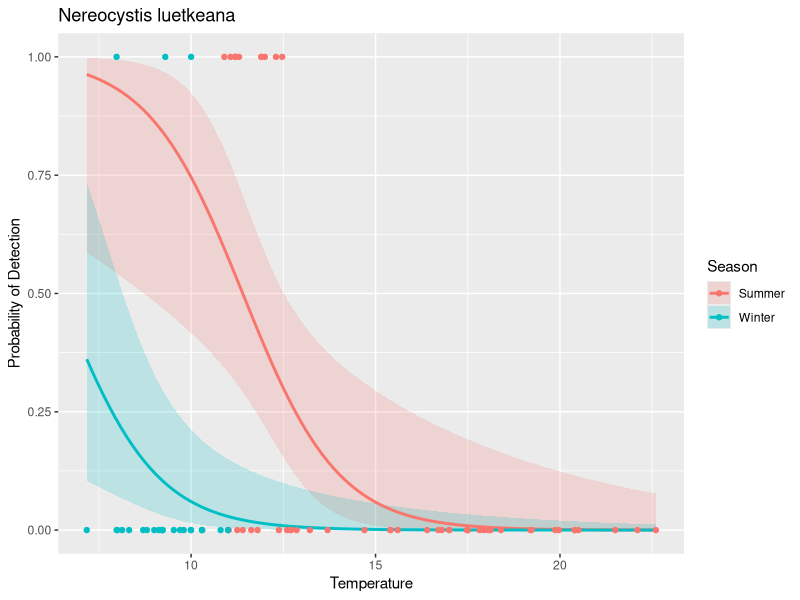
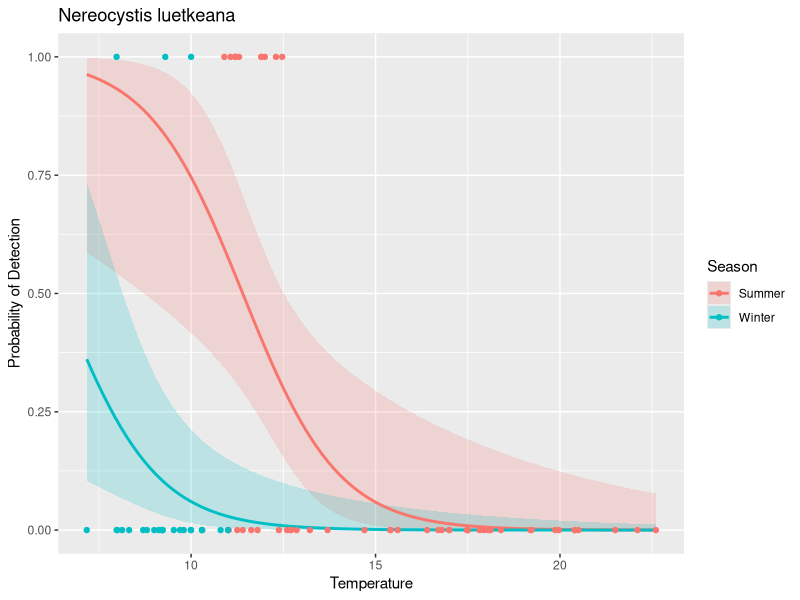

The R script that drew these images, in order:
# ============================================
# BENTHIC SPECIES LOGISTIC REGRESSION MODELS for PRESENCE/ABSENCE 
# Joe's first attempt 
# Last edited: 11/08/2021
# ============================================
library('tidyverse')
library('dplyr')
library('ggplot2')

# by.sample.species already has technical replicates merged
by.sample.species <- read_csv("../data/by.sample.species.csv")
species_annotated <- read.csv("../data/species_annotated.csv")
total_detections_by_species <- read.csv("../data/total_detections_by_species.csv")
# all the good environmental data 
events <- read.csv('../data/events.joe.format.csv')

# filter out non-san juan data (comment out later)
SJI.sample.species <- by.sample.species # %>%
  #separate(col=sample, remove=FALSE, into=c("site", "date"), sep = 2) %>%
  #filter(site %in% c('LK','CP','FH')) 

# use all species detected at least once as a base 
# TODO need more practice with pivot_wider and pivot_longer  
presence.absence <- SJI.sample.species %>%
  select(sample, species, nReads) %>%
  pivot_wider(names_from=sample, values_from=nReads, values_fill=list(nReads=0))

presence.absence <- presence.absence %>%  
  pivot_longer(!species, names_to='sample', values_to='nReads') 

presence.absence <- presence.absence %>% 
  mutate(nReads = case_when(nReads == 0 ~ 0, nReads !=0 ~ 1)) %>%
  rename(presence=nReads)

# check to make sure the length of presence.absence makes sense - i think it does
#unique.species <- length(unique(SJI.sample.species$sample))
#unique.samples <- length(unique(SJI.sample.species$species))
#FH.unique.species <- length(unique(FH.sample.species$species))
#print(unique.species*unique.samples)

# connect with environmental data to use as continuous variables
presence.absence <- inner_join(presence.absence, events) 

# ==================================================
# filter by region
presence.absence <- presence.absence %>% 
  filter(Area %in% c("San Juan Island","Hood Canal"))

# create site and date column in addition to "sample" 
presence.absence <- presence.absence %>%
  separate(col=sample, remove=FALSE, into=c("site", "date"), sep = 2) %>%
  separate(col=date, remove=FALSE, into=c("year", "month"), sep = 5)

# now we can build a beautiful logistic model for every species
xtabsdf <- as.data.frame(xtabs(~ presence + sample, data = presence.absence))
presence.absence$sample <- factor(presence.absence$sample)
presence.absence$species <- factor(presence.absence$species)
presence.absence$site <- factor(presence.absence$site)
presence.absence$Area <- factor(presence.absence$Area)

write.csv(presence.absence,"../data/benthic.presence.absence.csv", row.names = FALSE)
# need list of dataframes for each species to make logit models more manageable 
p.a.species <- list()

# loop through all species, creating a dataframe for each 
for(i in unique(presence.absence$species)) {
  print(i)
  one.species <- presence.absence %>%
    filter(species %in% c(i))
  p.a.species[[i]] <- one.species
  
}

# LOGIT FUNCTION =======================================
# takes species string -> returns logit object
# model takes season(factor), pH(cont) and temperature(cont) as inputs
# TODO make function take independent variables as inputs
# ======================================================
species_logit <- function(species_str){

  mylogit <- glm(presence ~ Season + pH_new + Temperature, data = p.a.species[[species_str]], family = "binomial", maxit=100)
  print(p.a.species[[species_str]])
  
  print(mylogit)
  confint(mylogit)
  
  return(mylogit)
  
  }
# ======================================================

# call the logit function 
test_logit <- species_logit("Nereocystis luetkeana")

# display results 
summary(test_logit)


# VISUAlIZE LOGIT MODEL AS PROBABILITY  ================
# takes logit object and species string as input
# holds pH constant to visualize temp gradient 
# ======================================================
max(presence.absence$Temperature)
min(presence.absence$Temperature)

plot_logit <- function(species_str, test_logit) {
  
  print(confint(test_logit))
  print(exp(cbind(OR = coef(test_logit), confint(test_logit))))
  
  # create range of temps, for both "Summer" and "Winter" factors, hold pH constant  
  newdata2 <- with(p.a.species[[species_str]], data.frame(
                Temperature = rep(seq(from = 7.17, to = 22.6, length.out = 100),2), 
                pH_new = mean(pH_new), 
                Season = factor(rep(c('Summer','Winter'), each = 100))))

  newdata3 <- cbind(newdata2, predict(test_logit, newdata = newdata2, type = "link",
                se = TRUE))

  newdata3 <- within(newdata3, {
    PredictedProb <- plogis(fit)
    LL <- plogis(fit - (1.96 * se.fit))
    UL <- plogis(fit + (1.96 * se.fit))
  })

  head(newdata3)
  
  # plot the output 
  logit_plot <- ggplot(newdata3, aes(x = Temperature, y = PredictedProb)) + 
    geom_ribbon(aes(ymin = LL,  ymax = UL, fill = Season), alpha = 0.2) + 
    geom_line(aes(colour = Season),size = 1) +
    geom_point(data= p.a.species[[species_str]], aes(x = Temperature, y = presence, colour = Season)) +
    labs(title=species_str, y="Probability of Detection") 
  
  ggsave("../figures/logit_nereocystis.png")
  
  return(logit_plot)
  }
# ======================================================

# call the visualize function 
plot_logit("Nereocystis luetkeana", test_logit)

# ======================================================
# ======================================================

# TODO so i don't forget 
# benthic community vs benthic community in the water column
# what portion of detected species have planktonic phase? 
# gametes/plankton vs adults - eli fish vs shrimp vs crab <- model?
# replicate graph from Terrie's student's published paper for p/a data
# known spawning month for invertebrates nReads 
# habitat depth of detected organisms? 
# replicate interactive app to view relative abundance and community structure

